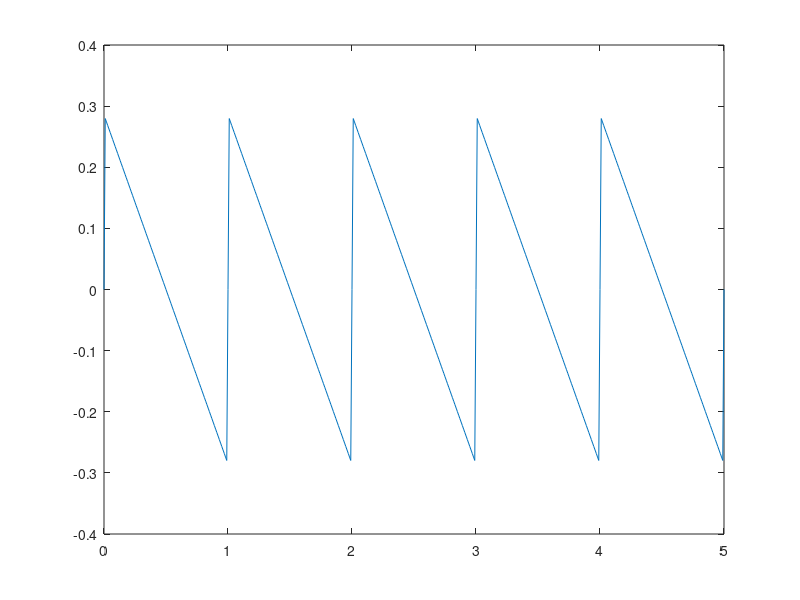

MATLAB code to generate this figure:
%Ibanez, Cedric Jim J.
%function sawtoothWave(t, A, f)
A = (1/2)-(1/pi);
t = 0:0.01:5;
f = 1;
N = 100000;
fx = 0;

for n = 1:N
    fx = fx + A * (1/n) * sin(2*pi*n*f*t);
end

plot(t,fx);